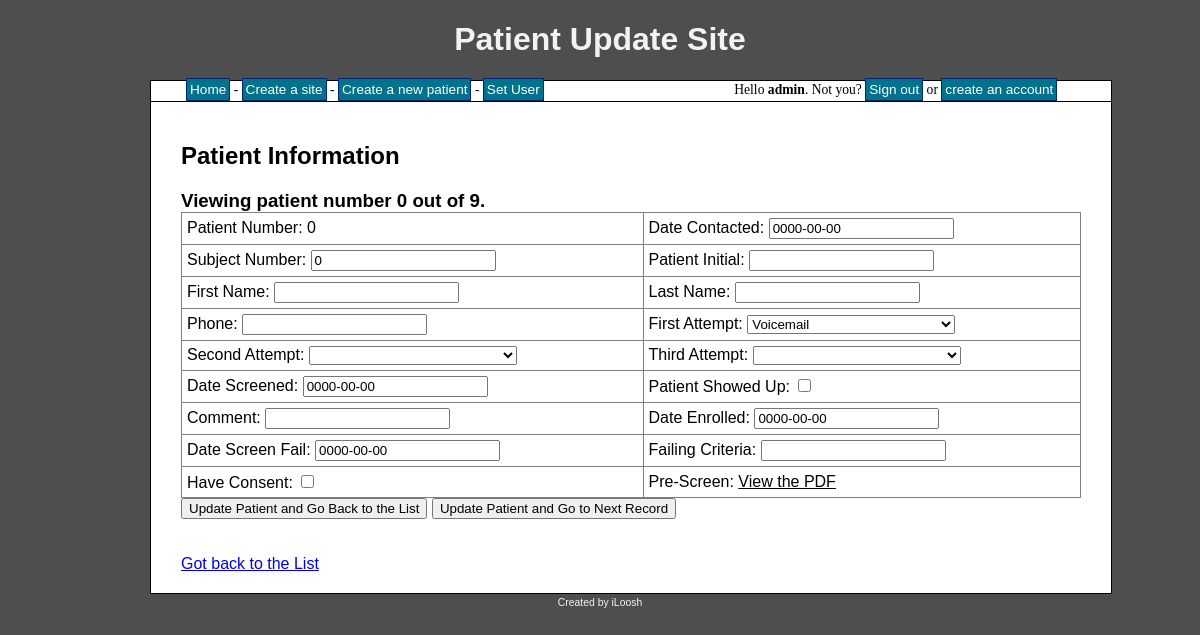
The page /patient.php?pat=27&site=6 (signed in) on the database its author committed.
### tables this page shows
CREATE TABLE IF NOT EXISTS `patients` (
  `patient_id` int(8) NOT NULL AUTO_INCREMENT,
  `patient_num` int(8) NOT NULL,
  `patient_dateContacted` date NOT NULL,
  `patient_subjectNum` int(8) NOT NULL,
  `patient_initial` varchar(30) NOT NULL,
  `patient_fName` varchar(255) NOT NULL,
  `patient_lName` varchar(255) NOT NULL,
  `patient_phone` varchar(255) NOT NULL,
  `patient_firstAtt` varchar(10) NOT NULL,
  `patient_secondAtt` varchar(10) NOT NULL,
  `patient_thirdAtt` varchar(10) NOT NULL,
  `patient_dateScreened` date NOT NULL,
  `patient_show` varchar(10) NOT NULL,
  `patient_comment` text NOT NULL,
  `patient_dateEnroll` date NOT NULL,
  `patient_dateScreeFail` date NOT NULL,
  `patient_failCriteria` varchar(255) NOT NULL,
  `patient_consent` varchar(10) NOT NULL,
  `patient_status` varchar(255) NOT NULL,
  `patient_site` int(8) NOT NULL,
  `patient_PDFform` varchar(255) NOT NULL,
  PRIMARY KEY (`patient_id`),
  KEY `patient_site` (`patient_site`)
);

### patient.php (the view, shortened to what this page needs)
<?php
include 'header.php';
echo '<h2>Patient Information</h2>';
if($_SESSION['signed_in']){
	$sql = "SELECT  site_user
			FROM sites
			WHERE site_id = " . mysql_real_escape_string($_GET['site']);
	$result = mysql_query($sql);
	while($row = mysql_fetch_array($result))
	{
		if($_SESSION['user_level'] == 1 || $row['site_user'] == $_SESSION['user_id'])
		{
			if($_SERVER['REQUEST_METHOD'] != 'POST')
			{
				$sqlNum = "SELECT
							patient_id
						FROM
							patients
						WHERE
							patient_site = " . mysql_real_escape_string($_GET['site']);
				$resultNum = mysql_query($sqlNum);
				if(!$resultNum)
				{
					echo 'Error while selecting from database. Please try again later.';
				}
				else
				{
					$num_rowsShow = mysql_num_rows($resultNum);
				}
				$sqlP = "SELECT
							patient_id,
							patient_num,
							patient_dateContacted,
							patient_subjectNum,
							patient_initial,
							patient_fName,
							patient_lName,
							patient_phone,
							patient_firstAtt,
							patient_secondAtt,
							patient_thirdAtt,
							patient_dateScreened,
							patient_show,
							patient_comment,
							patient_dateEnroll,
							patient_dateScreeFail,
							patient_failCriteria,
							patient_consent,
							patient_status,
							patient_site,
							patient_PDFform
						FROM
							patients
						WHERE
							patient_id = " . mysql_real_escape_string($_GET['pat']);
				$resultP = mysql_query($sqlP);
				if(!$resultP)
				{
					echo 'Error while selecting from database. Please try again later.';
				}
				else
				{
					if(mysql_num_rows($resultP) == 0)
					{
						if($_SESSION['user_level'] == 1)
						{
							echo 'You have not created any record in this Site.<br>';
							echo '<a href="create_patient.php">Create one now</a>';
						}
						else
						{
							echo 'There are now records in this site';
						}
					}
					else
					{
						while($rowP = mysql_fetch_assoc($resultP))
						{
							if($_SESSION['user_level'] == 1)
							{
								echo '<h3>Viewing patient number ' . $rowP['patient_num'] . ' out of ' . $num_rowsShow . '.</h3>';
								echo '
								<form name="demo" method="post" action="" onsubmit="return validateFormOnSubmitA(this)" >
								<table border="1">
									<tr>
										<td>Patient Number: ' . $rowP['patient_num'] . '</td>
										<td>Date Contacted: <input type="text" name="patient_dateContacted" class="datepicker" value="' . $rowP['patient_dateContacted'] . '" "/></td>
									</tr>
									<tr>
										<td>Subject Number: <input type="text" name="patient_subjectNum" value="' . $rowP['patient_subjectNum'] . '"/></td>
										<td>Patient Initial: <input type="text" name="patient_initial" value="' . $rowP['patient_initial'] . '"/></td>
									</tr>
									<tr>
										<td>First Name: <input type="text" name="patient_fName" value="' . $rowP['patient_fName'] . '"/></td>
										<td>Last Name: <input type="text" name="patient_lName" value="' . $rowP['patient_lName'] . '"/></td>
									</tr>
									<tr>
										<td>Phone: <input type="text" name="patient_phone" value="' . $rowP['patient_phone'] . '"/></td>
										<td>First Attempt:
											<select name="patient_firstAtt" >
												<option value""></option>
												<option value="VM"';
												if($rowP['patient_firstAtt'] == "VM"){
												echo ' selected ';
												}
												echo '>Voicemail</option>
												<option value="LM"';
												if($rowP['patient_firstAtt'] == "LM"){
												echo ' selected ';
												}
												echo '>Left Message</option>
												<option value="UM"';
												if($rowP['patient_firstAtt'] == "UM"){
												echo ' selected ';
												}
												echo '>Unable to Leave Message</option>
												<option value="BA"';
												if($rowP['patient_firstAtt'] == "BA"){
												echo ' selected ';
												}
												echo '>Booked Appointment</option>
												<option value="NA"';
												if($rowP['patient_firstAtt'] == "NA"){
												echo ' selected ';
												}
												echo '>Not Available for Study Dates</option>
												<option value="NE"';
												if($rowP['patient_firstAtt'] == "NE"){
												echo ' selected ';
												}
												echo '>Not Eligible for Study</option>
												<option value="NI"';
												echo '>Not interested in study</option>
												<option value="OS"';
												if($rowP['patient_firstAtt'] == "OS"){
												echo ' selected ';
												}
												echo '>In Another Study</option>
												<option value="IS"';
												if($rowP['patient_firstAtt'] == "IS"){
												echo ' selected ';
												}
												echo '>Already In Study</option>
												<option value="WCB"';
												if($rowP['patient_firstAtt'] == "WCB"){
												echo ' selected ';
												}
												echo '>Subject Will Call Back</option>
												<option value="CB"';
												if($rowP['patient_firstAtt'] == "CB"){
												echo ' selected ';
												}
												echo '>We Have to Call Subject Back</option>
												<option value="DNC"';
												if($rowP['patient_firstAtt'] == "DNC"){
												echo ' selected ';
												}
												echo '>Do Not Contact for Any Studies</option>
											</select>
											</td>
									</tr>
									<tr>
										<td>Second Attempt:
											<select name="patient_secondAtt" >
												<option value""></option>
												<option value="VM"';
												if($rowP['patient_secondAtt'] == "VM"){
												echo ' selected ';
												}
												echo '>Voicemail</option>
												<option value="LM"';
												if($rowP['patient_secondAtt'] == "LM"){
												echo ' selected ';
												}
												echo '>Left Message</option>
												<option value="UM"';
												if($rowP['patient_secondAtt'] == "UM"){
												echo ' selected ';
												}
												echo '>Unable to Leave Message</option>
												<option value="BA"';
												if($rowP['patient_secondAtt'] == "BA"){
												echo ' selected ';
												}
												echo '>Booked Appointment</option>
												<option value="NA"';
												if($rowP['patient_secondAtt'] == "NA"){
												echo ' selected ';
												}
												echo '>Not Available for Study Dates</option>
												<option value="NE"';
												if($rowP['patient_secondAtt'] == "NE"){
												echo ' selected ';
												}
												echo '>Not Eligible for Study</option>
												<option value="NI"';
												echo '>Not interested in study</option>
												<option value="OS"';
												if($rowP['patient_secondAtt'] == "OS"){
												echo ' selected ';
												}
												echo '>In Another Study</option>
												<option value="IS"';
												if($rowP['patient_secondAtt'] == "IS"){
												echo ' selected ';
												}
												echo '>Already In Study</option>
												<option value="WCB"';
												if($rowP['patient_secondAtt'] == "WCB"){
												echo ' selected ';
												}
												echo '>Subject Will Call Back</option>
												<option value="CB"';
												if($rowP['patient_secondAtt'] == "CB"){
												echo ' selected ';
												}
												echo '>We Have to Call Subject Back</option>
												<option value="DNC"';
												if($rowP['patient_secondAtt'] == "DNC"){
												echo ' selected ';
												}
												echo '>Do Not Contact for Any Studies</option>
											</select>
											</td>
										<td>Third Attempt:
											<select name="patient_thirdAtt" >
												<option value""></option>
												<option value="VM"';
												if($rowP['patient_thirdAtt'] == "VM"){
												echo ' selected ';
												}
												echo '>Voicemail</option>
												<option value="LM"';
												if($rowP['patient_thirdAtt'] == "LM"){
												echo ' selected ';
												}
												echo '>Left Message</option>
												<option value="UM"';
												if($rowP['patient_thirdAtt'] == "UM"){
												echo ' selected ';
												}
												echo '>Unable to Leave Message</option>
												<option value="BA"';
												if($rowP['patient_thirdAtt'] == "BA"){
												echo ' selected ';
												}
												echo '>Booked Appointment</option>
												<option value="NA"';
												if($rowP['patient_thirdAtt'] == "NA"){
												echo ' selected ';
												}
												echo '>Not Available for Study Dates</option>
												<option value="NE"';
												if($rowP['patient_thirdAtt'] == "NE"){
												echo ' selected ';
												}
												echo '>Not Eligible for Study</option>
												<option value="NI"';
												echo '>Not interested in study</option>
												<option value="OS"';
												if($rowP['patient_thirdAtt'] == "OS"){
												echo ' selected ';
												}
												echo '>In Another Study</option>
												<option value="IS"';
												if($rowP['patient_thirdAtt'] == "IS"){
												echo ' selected ';
												}
												echo '>Already In Study</option>
												<option value="WCB"';
												if($rowP['patient_thirdAtt'] == "WCB"){
												echo ' selected ';
												}
												echo '>Subject Will Call Back</option>
												<option value="CB"';
												if($rowP['patient_thirdAtt'] == "CB"){
												echo ' selected ';
												}
												echo '>We Have to Call Subject Back</option>
												<option value="DNC"';
												if($rowP['patient_thirdAtt'] == "DNC"){
												echo ' selected ';
												}
												echo '>Do Not Contact for Any Studies</option>
											</select>
											</td>
									</tr>
									<tr>
										<td>Date Screened: <input type="text" name="patient_dateScreened" class="datepicker" value="' . $rowP['patient_dateScreened'] . '"/></td>
										<td>Patient Showed Up: <input type="checkbox" name="patient_show"';
										if($rowP['patient_show'] == "on"){
											echo ' checked="checked" ';
										}
										else{
											echo ' ';
										}
										echo '/>
										</td>
									</tr>
									<tr>
										<td>Comment: <input type="text" name="patient_comment" value="' . $rowP['patient_comment'] . '"/></td>
										<td>Date Enrolled: <input type="text" name="patient_dateEnroll" class="datepicker" value="' . $rowP['patient_dateEnroll'] . '"/></td>
									</tr>
									<tr>
										<td>Date Screen Fail: <input type="text" name="patient_dateScreeFail" class="datepicker" value="' . $rowP['patient_dateScreeFail'] . '"/></td>
										<td>Failing Criteria: <input type="text" name="patient_failCriteria" value="' . $rowP['patient_failCriteria'] . '"/></td>
									</tr>
									<tr>
										<td>Have Consent: <input type="checkbox" name="patient_consent"';
										if($rowP['patient_consent'] == "on"){
											echo ' checked="checked" ';
										}
										else{
											echo ' ';
										}
										echo '/>
										</td>
										<td>Pre-Screen: <a href=upload.php?patient=' . $rowP[patient_id] . ' >View the PDF</a></td>
									</tr>
								</table>
								<input type="submit" name="next_no" value="Update Patient and Go Back to the List" />
								<input type="submit" name="next_yes" value="Update Patient and Go to Next Record" />
								</form>';
								echo '<br><br><a href=site.php?id=', $_GET['site'], ' >Got back to the List</a>';
							}
						}
					}
				}
			}
		}
		else
		{
			echo 'No Access';
		}
	}
}
include 'footer.php';
?>

### style.css (style rules this page uses)
body { background-color: #4E4E4E; text-align: center; }
table { border-collapse: collapse; width: 100%; }
table a { color: #000; }
td { padding: 5px; }
h3 { margin: 0; padding: 0; }

### rows shown on the page
patients: patient_num "0", num_rowsShow "9", patient_dateContacted "0000-00-00", patient_subjectNum "0", patient_firstAtt "Voicemail", patient_dateScreened "0000-00-00", patient_dateEnroll "0000-00-00", patient_dateScreeFail "0000-00-00"

### other values the page prints
$_SESSION['user_name'] "admin"
